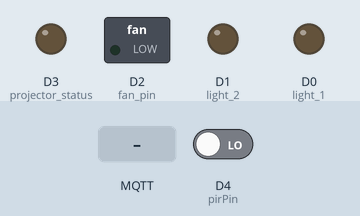
Recording of a sketch running on a simulated ESP8266 (NodeMCU). Shown: switched loads named in the sketch (green lamp = pin HIGH), output pins drawn as LEDs (lit = HIGH). Inputs (shaded band) come from the test bench; at power-on: D4 (pirPin) LOW. WiFi joins after 1.5 s; servers stay silent unless stated; no MQTT or app messages arrive unless stated; what the sketch prints to the serial monitor is not drawn.

Above: at 2.8 s.
2.9 s: MQTT message "1" arrives on the first subscribed topic
At 3.5 s:
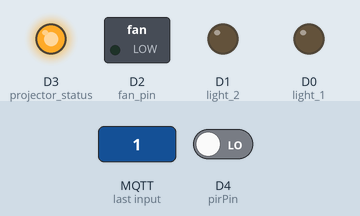
4.7 s: MQTT message "1" arrives on the second subscribed topic
At 6.3 s:
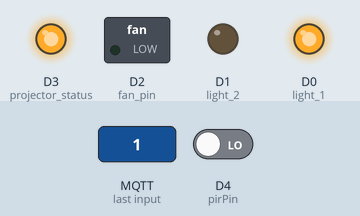
6.7 s: MQTT message "0" arrives on the first subscribed topic
At 7.8 s:
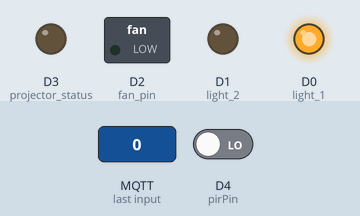
8.7 s: MQTT message "1" arrives on the third subscribed topic
At 10.4 s:
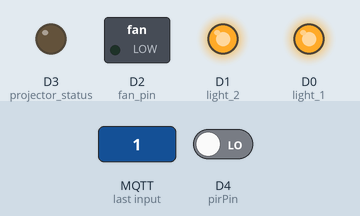
10.7 s: MQTT message "on" arrives on the second subscribed topic
At 12.2 s:
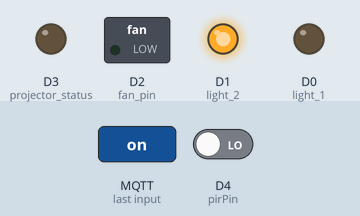
Timing chart, 0 to 13.7 s (numbered marks = the images above; inputs shaded):
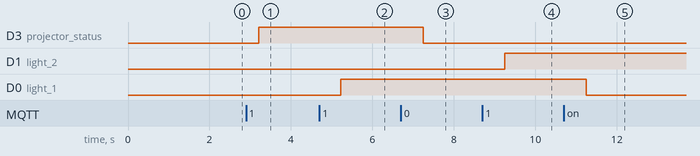

The sketch:

cdac_iot_sec1_nodeMCU.ino
```cpp
#include <ESP8266WiFi.h>
#include <PubSubClient.h>
//Projector and lights start
#define projector_status D3
#define light_1 D0
#define light_2 D1
#define fan_pin D2
//Projector and lights End

//for PIR Sensor
#define pirPin D4
int calibrationTime = 30;
long unsigned int lowIn;
long unsigned int pause = 5000;
boolean lockLow = true;
boolean takeLowTime;
int PIRValue = 0;
//end PIR sensor

int led=2;
int single_time_only =1;
int timer=0;


// Update these with values suitable for your network.

const char* ssid = "Nokia 7 Plus";  //Enter SSID
const char* password = "heybaby.pari"; //Enter Password
const char* mqtt_server = "192.168.43.166"; //MQTT Broker Address

const char* mqttUser = "mqttuser";
const char* mqttPassword = "mqttpassword";

WiFiClient espClient;
PubSubClient client(espClient);

long lastMsg = 0;
char msg[50];
int value = 0;

void setup_wifi() {


  delay(10);
  // We start by connecting to a WiFi network
  Serial.println();
  Serial.print("Connecting to ");
  Serial.println(ssid);

  WiFi.begin(ssid, password);

  while (WiFi.status() != WL_CONNECTED) {

    digitalWrite(led,LOW);
    delay(100);
    digitalWrite(led,HIGH);
    delay(100);
//     digitalWrite(led,LOW);
//    delay(100);
//    digitalWrite(led,HIGH);
//    delay(100);
//     digitalWrite(led,LOW);
//    delay(100);
//    digitalWrite(led,HIGH);
//    delay(100);
//     digitalWrite(led,LOW);
//    delay(100);
//    digitalWrite(led,HIGH);
//    delay(100);
//     digitalWrite(led,LOW);
//    delay(100);
//    digitalWrite(led,HIGH);
//    delay(100);
    Serial.print(".");
  }

  randomSeed(micros());

  Serial.println("");
  Serial.println("WiFi connected");
  Serial.println("IP address: ");
  Serial.println(WiFi.localIP());
}


//this function will be called when some message will be publsihed at topic cdac/iot/section1/projector
void callback(char* topic, byte* payload, unsigned int length) {
  Serial.print("Topic name:  ");
  Serial.print(topic);
  Serial.println();
  Serial.print("Message arrived : ");
  Serial.print((char )*payload);

//Projector Section-------------------------------------------------
  if (strcmp("cdac/iot/section1/projector_device",topic)==0){
    Serial.println("inside pro");
  if ((char )*payload=='1'){
   // digitalWrite(led,HIGH);
   Serial.println("inside if");
  digitalWrite(projector_status,HIGH);
  }
  else {
   // digitalWrite(led,LOW);
   Serial.println("inside else");
      digitalWrite(projector_status,LOW);
  }
  }

  //---------------------------------------------------------------------

//Light1 section ----------------------------------------------
  if (strcmp("cdac/iot/section1/light1_device",topic)==0){

   if ((char )*payload=='1' ){
   // digitalWrite(led,LOW);
  digitalWrite(light_1,HIGH);
  }
  else {
   // digitalWrite(led,LOW);
      digitalWrite(light_1,LOW);
  }
 }
//----------------------------------------------------------------

//Light_2 section ----------------------------------------------
  if (strcmp("cdac/iot/section1/light2_device",topic)==0){
   if ((char )*payload=='1'){
   // digitalWrite(led,HIGH);
  digitalWrite(light_2,HIGH);
  }
  else {
   // digitalWrite(led,LOW);
      digitalWrite(light_2,LOW);
  }
  }
//----------------------------------------------------------------

//fan section ----------------------------------------------
  if (strcmp("cdac/iot/section1/fan_device",topic)==0){
   if ((char )*payload=='1'){
   // digitalWrite(led,HIGH);
  digitalWrite(fan_pin,HIGH);
  }
  else {
   // digitalWrite(led,LOW);
      digitalWrite(fan_pin,LOW);
  }
  }
//----------------------------------------------------------------
  /*for (int i = 0; i < length; i++) {
    Serial.print((char)payload[i]);
  }
  Serial.println();*/

  // Switch on the LED if an 1 was received as first character
//  if ((char)payload[0] == '1') {
//    digitalWrite(projector_status,HIGH);
//    digitalWrite(led, HIGH);   // Turn the LED on (Note that LOW is the voltage level
//    // but actually the LED is on; this is because
//    // it is acive low on the ESP-01)
//  } else {
//     digitalWrite(projector_status,LOW);
//    digitalWrite(led, LOW);  // Turn the LED off by making the voltage HIGH
//  }

}

void reconnect() {
  // Loop until we're reconnected
  while (!client.connected()) {
     digitalWrite(led,LOW);
      delay(250);
      digitalWrite(led,HIGH);
      delay(250);

    Serial.print("Attempting MQTT connection...");
    // Create a random client ID
    String clientId = "section1_nodemcu";
   // clientId += String(random(0xffff), HEX);
    // Attempt to connect
    if (client.connect(clientId.c_str(), mqttUser, mqttPassword))
    {
      Serial.println("connected buddy");
     // digitalWrite(led,LOW);
      // Once connected, publish an announcement...
      client.subscribe("cdac/iot/section1/projector_device");
      client.subscribe("cdac/iot/section1/light1_device");
      client.subscribe("cdac/iot/section1/light2_device");
      client.subscribe("cdac/iot/section1/fan_device");

      //for default value
//      client.publish("cdac/iot/section1/projector","0");
//      client.publish("cdac/iot/section1/light1","0");
//      client.publish("cdac/iot/section1/light2","0");
//      client.publish("cdac/iot/section1/pir", "0"); //for publishing the motion
      // ... and resubscribe
      //publish 1 and 0 in order to ON and OFF the LED
      //ubuntu - mosquitto_pub -t cdac/iot/ledcontrol -m "1"
      //ubuntu - mosquitto_pub -t cdac/iot/ledcontrol -m "0"
   //   client.subscribe("cdac/iot/ledcontrol");//for led blink publish 1 or 0

    }
    else
    {
      Serial.print("failed, rc=");
      Serial.print(client.state());


      Serial.println(" try again in 5 seconds");
      // Wait 5 seconds before retrying
      delay(5000);
    }
  }
}

void setup() {
  Serial.begin(9600);


  //Projector start
  pinMode(projector_status, OUTPUT);
  pinMode(light_1,OUTPUT);
  pinMode(light_2,OUTPUT);
  pinMode(fan_pin,OUTPUT);
  pinMode(pirPin,INPUT);
  // Initialize the BUILTIN_LED pin as an output
  //projector End
   digitalWrite(projector_status,LOW);
   digitalWrite(light_1,LOW);
   digitalWrite(light_2,LOW);
   digitalWrite(fan_pin,LOW);
  digitalWrite(led,HIGH);


  setup_wifi();
  client.setServer(mqtt_server, 1883);
  client.setCallback(callback);
}

void loop() {


  if (!client.connected()) {
    Serial.println("I am reconnecting");
    reconnect();
  }
  client.loop();
  client.publish("cdac/iot/section1/device","online");
  if (single_time_only==1){
    single_time_only=5;
   Serial.println("singletimeonly");
    client.publish("cdac/iot/section1/projector_device","0");
      client.publish("cdac/iot/section1/light1_device","0");
      client.publish("cdac/iot/section1/light2_device","0");
      client.publish("cdac/iot/section1/fan_device","0");
      client.publish("cdac/iot/section1/pir", "0");
    }
    //Serial.println(timer);
    delay(1000);
    if (timer%10==0)
    {
      client.publish("cdac/iot/sec1_device", "1");
      Serial.println("Heartbeat sent");
      timer=0;

      }
    timer=timer+1;

  //PIR start
   PIRSensor();
  //PIR end


  long now = millis();
  if (now - lastMsg > 2000) {
    lastMsg = now;
    ++value;
   //snprintf (msg, 75, "hello world #%ld", value);
   //Serial.print("Publish message: ");
   //Serial.println(msg);
  }
}
void PIRSensor() {
   if(digitalRead(pirPin) == HIGH) {
      if(lockLow) {
         PIRValue = 1;
         lockLow = false;
         client.publish("cdac/iot/section1/pir","1");
         Serial.println("Motion detected.");
         delay(50);
      }
      takeLowTime = true;
   }
   if(digitalRead(pirPin) == LOW) {
      if(takeLowTime){
         lowIn = millis();takeLowTime = false;
      }
      if(!lockLow && millis() - lowIn > pause) {
         PIRValue = 0;
         lockLow = true;
         client.publish("cdac/iot/section1/pir","0");

         Serial.println("Motion ended.");
         delay(50);
      }
   }
}
```

Measured:
- after the input at 2.9 s, D3 (projector_status): LOW → HIGH after 0.32 s
- after the input at 4.7 s, D0 (light_1): LOW → HIGH after 0.52 s
- after the input at 6.7 s, D3 (projector_status): HIGH → LOW after 0.55 s
- after the input at 8.7 s, D1 (light_2): LOW → HIGH after 0.55 s
- after the input at 10.7 s, D0 (light_1): HIGH → LOW after 0.55 s
